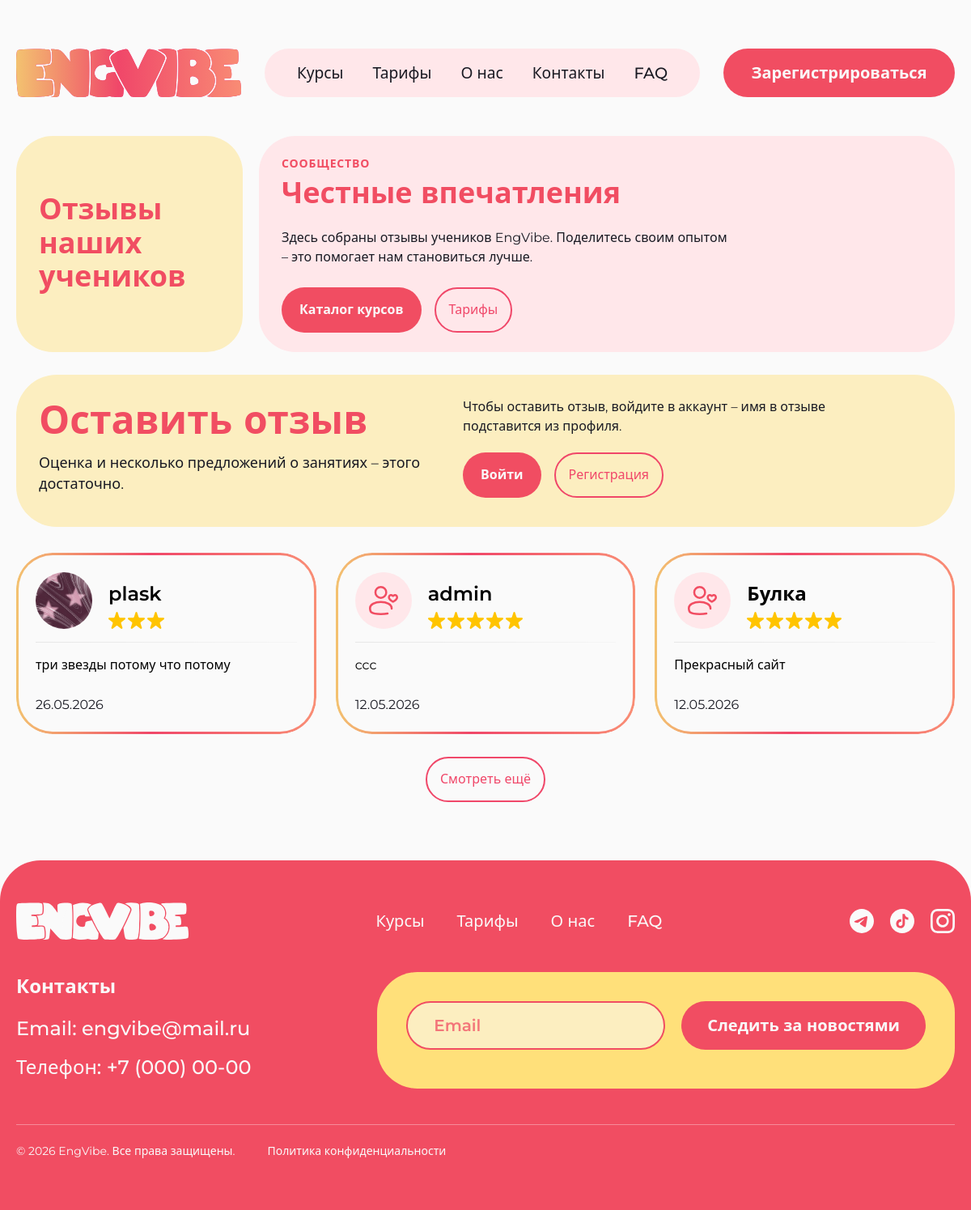
The app's page /reviews/ with its own data.
### core/models.py (models this page shows, shortened)
class Review(models.Model):
    class Meta:
        verbose_name = 'Отзыв'
        verbose_name_plural = 'Отзывы'
        ordering = ['-created_at']
    user = models.ForeignKey(
        User,
        on_delete=models.SET_NULL,
        blank=True,
        null=True,
        related_name='reviews',
        verbose_name='Пользователь',
    )
    name = models.CharField(max_length=120, verbose_name='Имя в отзыве')
    text = models.TextField(verbose_name='Текст отзыва')
    rating = models.PositiveSmallIntegerField(default=5, verbose_name='Оценка')
    created_at = models.DateField(auto_now_add=True, verbose_name='Дата')
    is_published = models.BooleanField(default=True, verbose_name='Опубликован')
    @property
    def author_avatar_url(self):
        if not self.user_id:
            return None
        try:
            avatar = self.user.profile.avatar
        except UserProfile.DoesNotExist:
            return None
        if avatar:
            return avatar.url
        return None

class UserProfile(models.Model):
    class Meta:
        verbose_name = 'Профиль пользователя'
        verbose_name_plural = 'Профили пользователей'
    user = models.OneToOneField(
        User,
        on_delete=models.CASCADE,
        related_name='profile',
        verbose_name='Пользователь',
    )
    avatar = models.ImageField(
        upload_to='avatars/',
        blank=True,
        null=True,
        verbose_name='Аватар',
    )
    bio = models.TextField(blank=True, verbose_name='О себе')
    city = models.CharField(max_length=120, blank=True, verbose_name='Город')

### core/views.py (the view, shortened to what this page needs)
# urls.py: path('reviews/', views.reviews_page, name='reviews'),
def reviews_page(request):
    reviews = Review.objects.filter(is_published=True).select_related(
        'user',
        'user__profile',
    ).order_by('-created_at')
    form = ReviewForm(request.POST or None)
    return render(
        request,
        'core/reviews.html',
        {
            'reviews': reviews,
            'form': form,
            'reviews_batch_size': 3,
        },
    )

### core/forms.py
class ReviewForm(forms.ModelForm):
    class Meta:
        model = Review
        fields = ('text', 'rating')
        labels = {
            'text': 'Текст отзыва',
            'rating': 'Оценка',
        }
        widgets = {
            'text': forms.Textarea(
                attrs={
                    'class': 'reviews-field-input reviews-field-input--area',
                    'rows': 5,
                    'placeholder': 'Например: удобный формат, понятные уроки, поддержка кураторов…',
                }
            ),
        }
    def __init__(self, *args, **kwargs):
        super().__init__(*args, **kwargs)
        initial_rating = 5
        if self.instance and getattr(self.instance, 'pk', None):
            initial_rating = self.instance.rating or 5
        self.fields['rating'].widget = StarRatingWidget()
        self.fields['rating'].initial = initial_rating

### core/context_processors.py (called while the page is built)
def subscription_badge(request):
    return {}

def subscription_setup(request):
    return {
        'subscription_setup_pending': getattr(request, 'subscription_setup_pending', False),
    }

### core/templates/core/reviews.html (shortened to what this page needs)
{% extends 'core/base.html' %}
{% load static %}
{% block body_class %}page-reviews{% endblock %}
{% block content %}
<section class="page-shell reviews-page">
    <div class="container">
        <div class="reviews-page-hero">
            <div class="reviews-hero-bento">
                <div class="reviews-title-card reviews-title-card--page">
                    <h2>Отзывы<br>наших учеников</h2>
                </div>
                <div class="reviews-hero-intro reviews-hero-intro--pink">
                    <p class="reviews-hero-kicker">Сообщество</p>
                    <h1 class="reviews-page-title">Честные впечатления</h1>
                    <p class="reviews-hero-lead">Здесь собраны отзывы учеников EngVibe. Поделитесь своим опытом – это помогает нам становиться лучше.</p>
                    <div class="inline-actions reviews-hero-actions">
                        <a class="btn btn-primary btn-pill btn-compact" href="{% url 'core:courses' %}">Каталог курсов</a>
                        <a class="btn btn-outline-pink btn-pill btn-compact" href="{% url 'core:tariffs' %}">Тарифы</a>
                    </div>
                </div>
            </div>
        </div>
        <div class="reviews-form-section muted-band--yellow">
            <div class="reviews-form-layout">
                <div class="reviews-form-head">
                    <h2 class="why-heading reviews-form-title">Оставить отзыв</h2>
                    <p class="reviews-form-lead">Оценка и несколько предложений о занятиях – этого достаточно.</p>
                </div>
                {% if user.is_authenticated %}
                    <form method="post" class="reviews-form" novalidate>
                        {% csrf_token %}
                        {% if form.non_field_errors %}
                            <div class="reviews-nonfield" role="alert">{{ form.non_field_errors }}</div>
                        {% endif %}
                        <div class="reviews-form-stack">
                            <div class="reviews-form-field reviews-form-field--rating">
                                <span class="reviews-form-rating-label">{{ form.rating.label }}</span>
                                {{ form.rating }}
                                {{ form.rating.errors }}
                            </div>
                            <div class="reviews-form-field">
                                {% include 'core/includes/bento_form_field.html' with field=form.text only %}
                            </div>
                        </div>
                        <div class="bento-form-actions reviews-form-actions">
                            <button type="submit" class="btn btn-primary btn-pill">Опубликовать отзыв</button>
                        </div>
                    </form>
                {% else %}
                    <div class="reviews-form reviews-form--guest">
                        <p class="reviews-guest-text">Чтобы оставить отзыв, войдите в аккаунт – имя в отзыве подставится из профиля.</p>
                        <div class="inline-actions reviews-guest-actions">
                            <a class="btn btn-primary btn-pill btn-compact" href="{% url 'core:login' %}?next={% url 'core:reviews' %}">Войти</a>
                            <a class="btn btn-outline-pink btn-pill btn-compact" href="{% url 'core:signup' %}">Регистрация</a>
                        </div>
                    </div>
                {% endif %}
            </div>
        </div>
        <div class="reviews-list-section">
            <div class="reviews-bento-grid" data-reviews-grid data-batch-size="{{ reviews_batch_size }}">
                {% for review in reviews %}
                    <div class="reviews-grid-item{% if forloop.counter > reviews_batch_size %} is-review-hidden{% endif %}" data-review-item>
                        {% include 'core/includes/review_card.html' with review=review wide=True show_date=True %}
                    </div>
                {% empty %}
                    <article class="surface-card bento-highlight reviews-empty-card">
                        <p class="reviews-empty-title">Пока нет опубликованных отзывов</p>
                        <p class="meta">Станьте первым – оставьте отзыв в форме выше.</p>
                    </article>
                {% endfor %}
            </div>
            {% if reviews|length > reviews_batch_size %}
                <div class="reviews-load-more-wrap">
                    <button type="button" class="btn btn-outline-pink btn-pill" data-reviews-load-more>
                        Смотреть ещё
                    </button>
                </div>
            {% endif %}
        </div>
    </div>
</section>
{% endblock %}

### core/templates/core/base.html (shortened to what this page needs)
{% load static %}
<!DOCTYPE html>
<html lang="ru">
<head>
    <link rel="stylesheet" href="{% static 'core/css/style.css' %}">
</head>
<body class="{% block body_class %}{% endblock %}">
<header class="site-header">
    <div class="container header-inner">
        <a class="header-logo" href="{% if subscription_setup_pending %}{% url 'core:subscription_setup' %}{% else %}{% url 'core:home' %}{% endif %}">
            <img loading="lazy" src="{% static 'core/img/logo-header.svg' %}" width="278" height="60" alt="EngVibe">
        </a>
        {% if not subscription_setup_pending %}
        <nav class="header-nav" aria-label="Основное меню">
            <a href="{% url 'core:courses' %}">Курсы</a>
            <a href="{% url 'core:tariffs' %}">Тарифы</a>
            <a href="{% url 'core:about' %}">О нас</a>
            <a href="{% url 'core:home' %}#contacts">Контакты</a>
            <a href="{% url 'core:home' %}#faq">FAQ</a>
        </nav>
        {% endif %}
        <div class="header-actions">
            {% if user.is_authenticated %}
                {% if subscription_setup_pending %}
                    <a class="btn btn-primary btn-pill" href="{% url 'core:logout' %}">Выйти</a>
                {% else %}
                    <a class="btn btn-primary btn-pill" href="{% url 'core:profile' %}">Кабинет</a>
                {% endif %}
            {% else %}
                <a class="btn btn-primary btn-pill" href="{% url 'core:signup' %}">Зарегистрироваться</a>
            {% endif %}
        </div>
    </div>
</header>
<main>
    {% block content %}{% endblock %}
</main>
<footer class="site-footer" id="contacts">
    <div class="container">
        <div class="footer-top">
            <a class="footer-logo" href="{% url 'core:home' %}">
                <img loading="lazy" src="{% static 'core/img/logo-footer.svg' %}" width="213" height="46" alt="EngVibe">
            </a>
            {% if not subscription_setup_pending %}
            <nav class="footer-nav" aria-label="Нижнее меню">
                <a href="{% url 'core:courses' %}">Курсы</a>
                <a href="{% url 'core:tariffs' %}">Тарифы</a>
                <a href="{% url 'core:about' %}">О нас</a>
                <a href="{% url 'core:home' %}#faq">FAQ</a>
            </nav>
            {% endif %}
            <div class="footer-social" aria-label="Социальные сети">
                <a class="footer-social__link" href="{% url 'core:social_soon' %}" title="Telegram — скоро">
                    <img loading="lazy" src="{% static 'core/img/tg.svg' %}" width="30" height="30" alt="Telegram">
                </a>
                <a class="footer-social__link" href="{% url 'core:social_soon' %}" title="TikTok — скоро">
                    <img loading="lazy" src="{% static 'core/img/tiktok.svg' %}" width="30" height="30" alt="TikTok">
                </a>
                <a class="footer-social__link" href="{% url 'core:social_soon' %}" title="Instagram — скоро">
                    <img loading="lazy" src="{% static 'core/img/insta.svg' %}" width="30" height="30" alt="Instagram">
                </a>
            </div>
        </div>
        <div class="footer-mid">
            <div class="footer-contacts">
                <h3>Контакты</h3>
                <p>Email: engvibe@mail.ru</p>
                <p>Телефон: +7 (000) 00-00</p>
            </div>
            <form class="newsletter-box" method="post" action="{% url 'core:newsletter' %}">
                <input id="footer-email" name="email" type="email" autocomplete="email" placeholder="Email" required>
                <button class="btn btn-primary btn-pill" type="submit">Следить за новостями</button>
            </form>
        </div>
        <div class="footer-bottom">
            <p>© {% now "Y" %} EngVibe. Все права защищены.</p>
            <p><a href="#">Политика конфиденциальности</a></p>
        </div>
    </div>
</footer>
</body>
</html>

### core/templates/core/includes/review_card.html
{% load static %}
<article class="review-card{% if wide %} review-card--grid{% endif %}">
    <div class="review-head">
        {% if review.author_avatar_url %}
            <img loading="lazy" class="avatar" src="{{ review.author_avatar_url }}" alt="" width="70" height="70">
        {% else %}
            <div class="user-avatar-placeholder user-avatar-placeholder--sm" role="img" aria-label="Аватар: {{ review.name }}">
                <img loading="lazy" class="user-avatar-placeholder__icon" src="{% static 'core/img/icon-profil.svg' %}" alt="" aria-hidden="true">
            </div>
        {% endif %}
        <div>
            <p class="review-name">{{ review.name }}</p>
            <div class="stars" aria-label="Оценка {{ review.rating }} из 5">
                {% for _ in "12345"|make_list %}
                    {% if forloop.counter <= review.rating %}
                        <img loading="lazy" src="{% static 'core/img/star.svg' %}" alt="">
                    {% endif %}
                {% endfor %}
            </div>
        </div>
    </div>
    <div class="review-divider"></div>
    <p class="text">{{ review.text }}</p>
    {% if show_date %}
        <p class="meta review-card__date">{{ review.created_at|date:"d.m.Y" }}</p>
    {% endif %}
</article>

### records on screen
Review: author_avatar_url (picture), name "plask", rating 3 (drawn), text "три звезды потому что потому", created_at "26.05.2026"
Review: name "admin", rating 5 (drawn), text "ccc", created_at "12.05.2026"
Review: name "Булка", rating 5 (drawn), text "Прекрасный сайт", created_at "12.05.2026"
